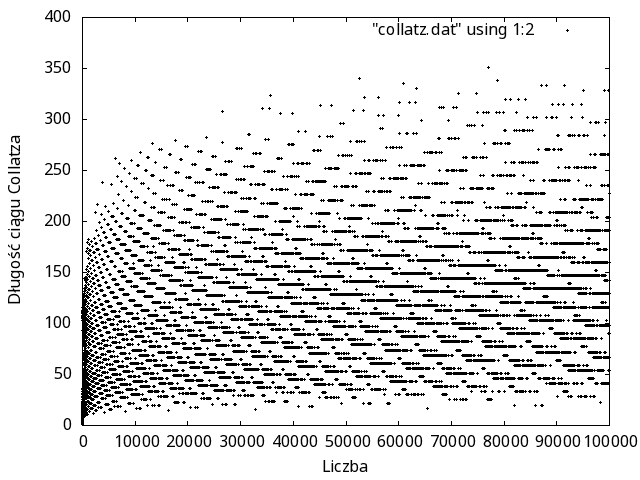

Reproduce this figure in gnuplot.
set term png
set output "collatz.png"
set xlabel "Liczba"
set ylabel "Długość ciągu Collatza"
plot "collatz.dat" using 1:2 with points pt 7 ps 0.3 lc rgb "black"
